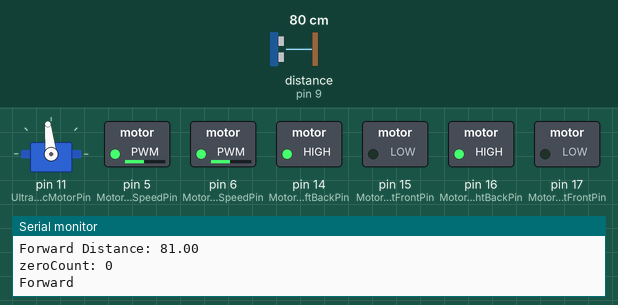
Simulated run of this sketch. Board: Arduino Uno, built with avr-gcc and run on an emulated ATmega328P. On the bench: servo, switched loads named in the sketch (green lamp = pin HIGH), the last lines printed to the serial monitor. Dashed ring = blinking. The test bench sets the inputs (shaded band); at power-on: distance to the obstacle (sensor on pin 9) 80 cm.

Above: at 1.3 s.
1.4 s: distance to the obstacle (sensor on pin 9) set to 27 cm
2.9 s: distance to the obstacle (sensor on pin 9) set to 22 cm
At 3.69 s:
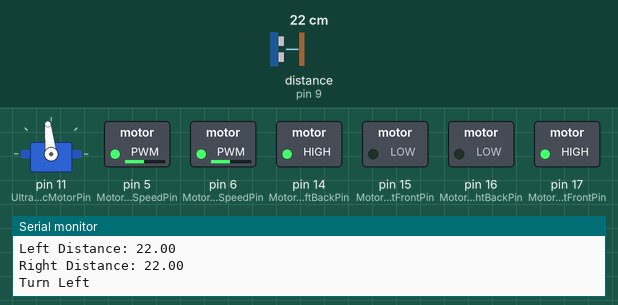
5.9 s: distance to the obstacle (sensor on pin 9) set to 35 cm
At 6.28 s:
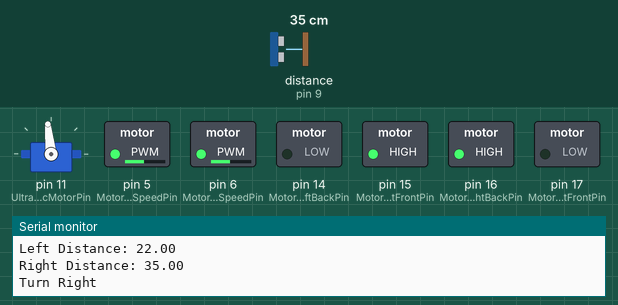
7.9 s: distance to the obstacle (sensor on pin 9) set to 2 cm
At 8.23 s:
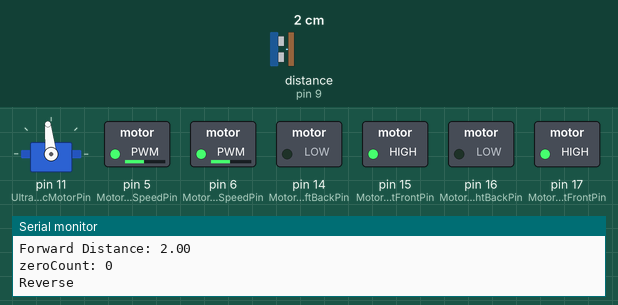
10.9 s: distance to the obstacle (sensor on pin 9) set to 8 cm
13.9 s: distance to the obstacle (sensor on pin 9) set to 11 cm
At 14.88 s:
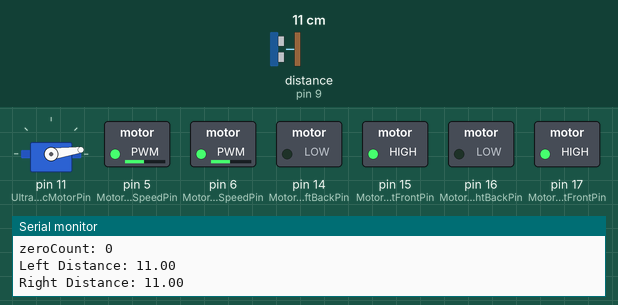
Timing chart, 0 to 17.9 s (numbered marks = the images above; inputs shaded):
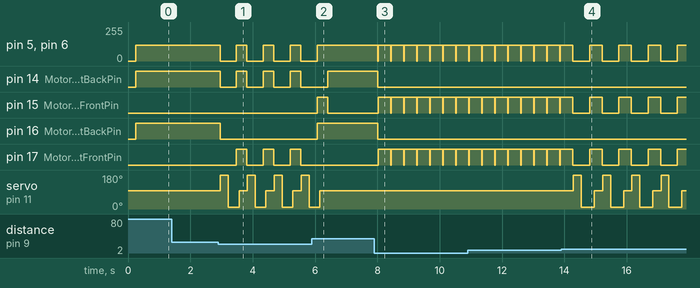

The sketch:

cart.ino
```cpp
#include <Servo.h>
#include <NewPing.h>

const int DELAY_AFTER_SEVRVO_MOVEMENT = 250; // After the servo motor to the stability of the time
const int LEFT_ANGLE = 180;
const int RIGHT_ANGLE = 8;
const int FOWARD_ANGLE = 96;

// Left motor pins
#define MotorLeftBackPin     14
#define MotorLeftFrontPin    15
#define MotorLeftSpeedPin    5  //ENA

// Right motor pins
#define MotorRightBackPin    16
#define MotorRightFrontPin   17
#define MotorRightSpeedPin   6  //ENB

//Ultrasonic sensor pins
#define UltrasonicOutputPin  8
#define UltrasonicInputPin   9
#define UltrasonicMotorPin   11

NewPing sonar(UltrasonicOutputPin, UltrasonicInputPin);
Servo ultrasonicServo;

int zeroCount = 0;

void setup() {
  Serial.begin(115200);

  pinMode(MotorLeftBackPin, OUTPUT);
  pinMode(MotorLeftFrontPin, OUTPUT);
  pinMode(MotorLeftSpeedPin, OUTPUT);

  pinMode(MotorRightBackPin, OUTPUT);
  pinMode(MotorRightFrontPin, OUTPUT);
  pinMode(MotorRightSpeedPin, OUTPUT);

  pinMode(UltrasonicInputPin, INPUT);
  pinMode(UltrasonicOutputPin, OUTPUT);

  ultrasonicServo.attach(UltrasonicMotorPin);
}

#pragma region MotorLeftBackPin     Cotrols
void setMotor(int rb, int rf, int lb, int lf, int rSpeed, int lSpeed, int d, int delayScale = 15) {
  digitalWrite(MotorRightBackPin, rb);
  digitalWrite(MotorRightFrontPin, rf);
  analogWrite(MotorRightSpeedPin, rSpeed);

  digitalWrite(MotorLeftBackPin, lb);
  digitalWrite(MotorLeftFrontPin, lf);
  analogWrite(MotorLeftSpeedPin, lSpeed);

  delay(d * delayScale);
}

void turnRight(int d) {
  setMotor(HIGH, LOW, LOW, HIGH, 120, 120, d);
}

void turnLeft(int d) {
  setMotor(LOW, HIGH, HIGH, LOW, 120, 120, d);
}

void forward(int d) {
  setMotor(HIGH, LOW, HIGH, LOW, 120, 120, d);
}

void stop(int d) {
  setMotor(LOW, LOW, LOW, LOW, 0, 0, d);
}

void back(int d) {
  setMotor(LOW, HIGH, LOW, HIGH, 120, 120, d);
}
#pragma endregion

#pragma region Ultra Sonic Sensor Controls
float getDistance(int direction, int delayAfterServoMovement = DELAY_AFTER_SEVRVO_MOVEMENT) {
  ultrasonicServo.write(direction);
  delay(delayAfterServoMovement);

  return sonar.ping_cm();
}

float getDistanceLeft() {
  return logAndReturnValue(getDistance(LEFT_ANGLE), "Left Distance");
}

float getDistanceRight() {
  return logAndReturnValue(getDistance(RIGHT_ANGLE), "Right Distance");
}

float getDistanceForward() {
  return logAndReturnValue(getDistance(FOWARD_ANGLE), "Forward Distance");
}
#pragma endregion

template <typename T>
inline T const& logAndReturnValue(T const& val, String const& label) {
  Serial.print(label + ": ");
  Serial.println(val);

  return val;
}

void goBackwards() {
  stop(1);
  back(10);
  Serial.println("Reverse");
}

void goLeft() {
  turnLeft(6);
  Serial.println("Turn Left");
}

void goRight() {
  turnRight(6);
  Serial.println("Turn Right");
}

void goForward() {
  forward(1);
  Serial.println("Forward");
}

void loop() {
  float forwardDistance = getDistanceForward();

  if(forwardDistance == 0) {
    zeroCount++;
  }

  Serial.print("zeroCount: ");
  Serial.println(zeroCount);
  if ((forwardDistance > 0 || zeroCount >= 3) && forwardDistance < 10)
  {
    zeroCount = 0;
    goBackwards();
  }
  else if (forwardDistance > 0 && forwardDistance < 25)
  {
    stop(1);
    float leftDistance = getDistanceLeft();
    float rightDistance = getDistanceRight();

    if (leftDistance < 15 && rightDistance < 15) {
      goBackwards();
    } else {
      leftDistance >= rightDistance ? goLeft() : goRight();
    }
  } else {
    goForward();
  }
}
```

Measured:
- the behaviour switches between 25 and 24 cm on distance to the obstacle (sensor on pin 9) (found by bisection; images 0 and 1)
- the behaviour switches between 9 and 10 cm on distance to the obstacle (sensor on pin 9) (found by bisection; images 3 and 4)
- after the input at 2.9 s, pin 5 (MotorLeftSpeedPin), pin 6 (MotorRightSpeedPin): alternates 120/255 for 0.34 s and 0/255 for 0.52 s, starting after 0.05 s
- after the input at 5.9 s, pin 5 (MotorLeftSpeedPin), pin 6 (MotorRightSpeedPin): goes on until 6.1 s, then stays 120/255
- after the input at 7.9 s, pin 5 (MotorLeftSpeedPin), pin 6 (MotorRightSpeedPin): alternates 120/255 for 0.40 s and 0/255 for 0.02 s, starting after 0.12 s
- after the input at 13.9 s, pin 5 (MotorLeftSpeedPin), pin 6 (MotorRightSpeedPin): alternates 120/255 for 0.40 s and 0/255 for 0.53 s, starting after 0.91 s
